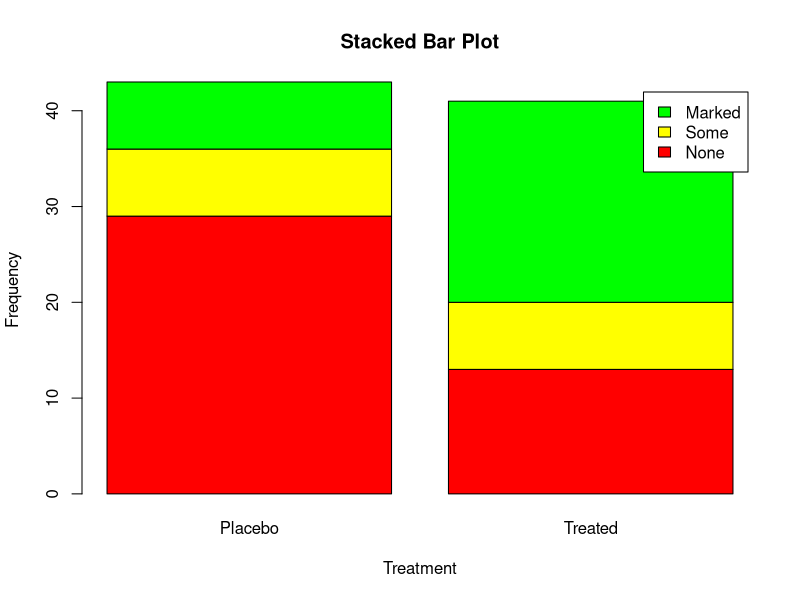
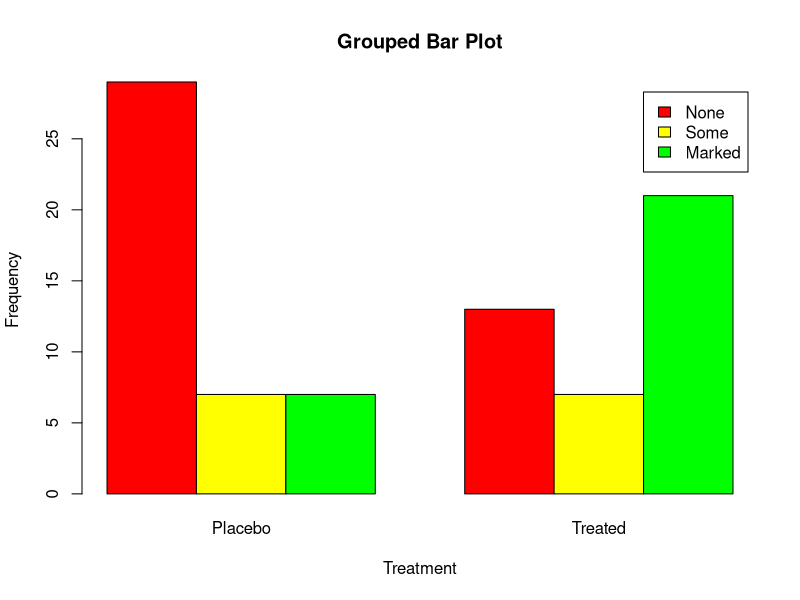
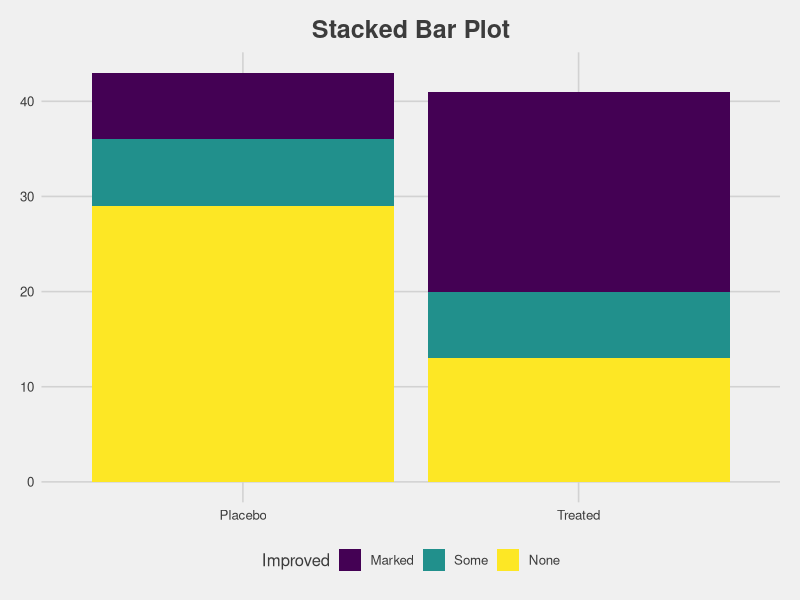
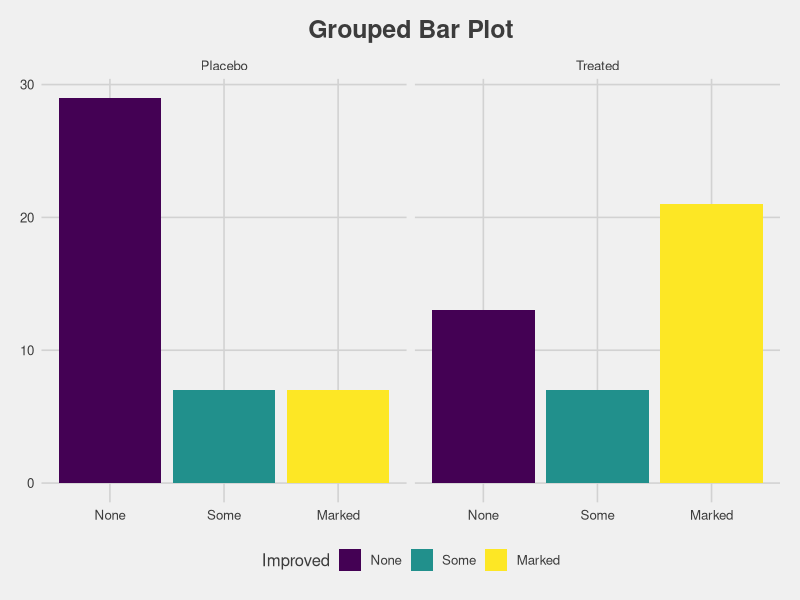

Write the R code that produced these figures, in order.
library(vcd)

# 6.2, stacked and grouped bar plots 

counts <- table(Arthritis$Improved, Arthritis$Treatment)
counts

# Stacked Bar 
barplot(counts,
  main = "Stacked Bar Plot",
  xlab = "Treatment", ylab = "Frequency",
  col = c("red", "yellow", "green"),
  legend = rownames(counts))

# Grouped Bar 
barplot(counts,
  main = "Grouped Bar Plot",
  xlab = "Treatment", ylab = "Frequency",
  col = c("red", "yellow", "green"),
  legend = rownames(counts), beside = TRUE)

# ggplot2

library(ggplot2)
library(data.table)
library(ggthemes)

theme_set(theme_fivethirtyeight())

data <- Arthritis

# Standard Stacked Bar

# Invert Sort the Factor levels for stacking FILO stacking.
data$Improved <- factor(data$Improved, levels = rev(levels(data$Improved)))

ggplot(data, aes(Treatment, fill = Improved)) +
	geom_bar() +
	labs(title = "Stacked Bar Plot", x = "Improvement", y = "Frequency") +
	theme(plot.title = element_text(hjust = 0.5))

# Grouped Bar Plot

# Standard Factor Ordering for side-by-side
data <- Arthritis
# Side-by-side Stacked
ggplot(data, aes(Improved, fill = Improved)) +
	geom_bar() +
	facet_grid(~Treatment) +
	labs(title = "Grouped Bar Plot", x = "Improvement", y = "Frequency") +
	theme(plot.title = element_text(hjust = 0.5))
